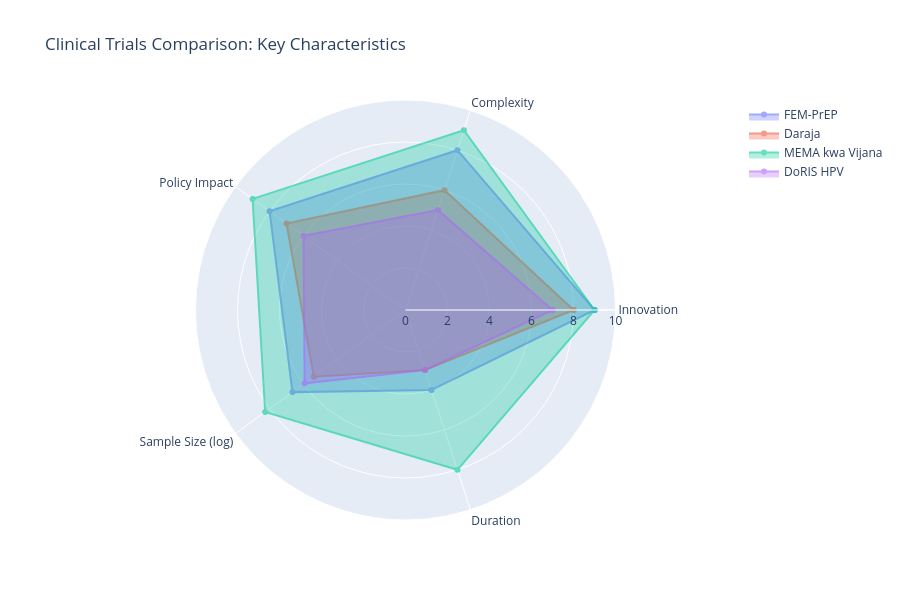

Notebook source saved alongside this figure:
### Markdown cell above
## 6. Cross-Trial Comparison and Lessons Learned

### Code cell
# Create comprehensive trial comparison
trial_metrics = {
    'Trial': ['FEM-PrEP', 'Daraja', 'MEMA kwa Vijana', 'DoRIS HPV'],
    'Primary_Success': [0, 1, 1, 1],  # 0 = negative, 1 = positive primary outcome
    'Sample_Size': [2120, 500, 13500, 930],
    'Duration_Years': [4, 3, 8, 3],
    'Innovation_Score': [9, 8, 9, 7],  # 1-10 scale
    'Implementation_Complexity': [8, 6, 9, 5],  # 1-10 scale
    'Policy_Impact': [8, 7, 9, 6],  # 1-10 scale
    'Population': ['Adult women', 'HIV patients', 'Adolescents', 'Girls 9-14'],
    'Key_Learning': [
        'Adherence critical for PrEP effectiveness',
        'Social support improves HIV outcomes',
        'School-based interventions can reduce HIV risk',
        'Single-dose HPV vaccination effective'
    ]
}

df_comparison = pd.DataFrame(trial_metrics)

# Create radar chart for trial characteristics
fig = go.Figure()

categories = ['Innovation', 'Complexity', 'Policy Impact', 'Sample Size (log)', 'Duration']

for i, trial in df_comparison.iterrows():
    values = [
        trial['Innovation_Score'],
        trial['Implementation_Complexity'],
        trial['Policy_Impact'],
        np.log10(trial['Sample_Size']) * 2,  # Scaled for visualization
        trial['Duration_Years']
    ]
    
    fig.add_trace(go.Scatterpolar(
        r=values + [values[0]],  # Close the polygon
        theta=categories + [categories[0]],
        fill='toself',
        name=trial['Trial'],
        opacity=0.6
    ))

fig.update_layout(
    polar=dict(
        radialaxis=dict(
            visible=True,
            range=[0, 10]
        )
    ),
    title="Clinical Trials Comparison: Key Characteristics",
    height=600
)

fig.show()

# Success factors analysis
success_rate = df_comparison['Primary_Success'].mean() * 100
avg_sample_size = df_comparison['Sample_Size'].mean()
avg_duration = df_comparison['Duration_Years'].mean()

print("\n🎯 Trial Success Analysis:")
print(f"Primary endpoint success rate: {success_rate:.0f}%")
print(f"Average sample size: {avg_sample_size:,.0f}")
print(f"Average trial duration: {avg_duration:.1f} years")

print("\n📋 Key Learnings Summary:")
for i, row in df_comparison.iterrows():
    print(f"• {row['Trial']}: {row['Key_Learning']}")

### Figure 1 — Plotly figure (JSON) as saved in the notebook; plotly's stock layout.template omitted (floating-point values rounded to 4 significant figures)
{"data": [{"fill": "toself", "name": "FEM-PrEP", "opacity": 0.6, "r": [9, 8, 8, 6.653, 4, 9], "theta": ["Innovation", "Complexity", "Policy Impact", "Sample Size (log)", "Duration", "Innovation"], "type": "scatterpolar"}, {"fill": "toself", "name": "Daraja", "opacity": 0.6, "r": [8, 6, 7, 5.398, 3, 8], "theta": ["Innovation", "Complexity", "Policy Impact", "Sample Size (log)", "Duration", "Innovation"], "type": "scatterpolar"}, {"fill": "toself", "name": "MEMA kwa Vijana", "opacity": 0.6, "r": [9, 9, 9, 8.261, 8, 9], "theta": ["Innovation", "Complexity", "Policy Impact", "Sample Size (log)", "Duration", "Innovation"], "type": "scatterpolar"}, {"fill": "toself", "name": "DoRIS HPV", "opacity": 0.6, "r": [7, 5, 6, 5.937, 3, 7], "theta": ["Innovation", "Complexity", "Policy Impact", "Sample Size (log)", "Duration", "Innovation"], "type": "scatterpolar"}], "layout": {"height": 600, "polar": {"radialaxis": {"range": [0, 10], "visible": true}}, "title": {"text": "Clinical Trials Comparison: Key Characteristics"}}}
